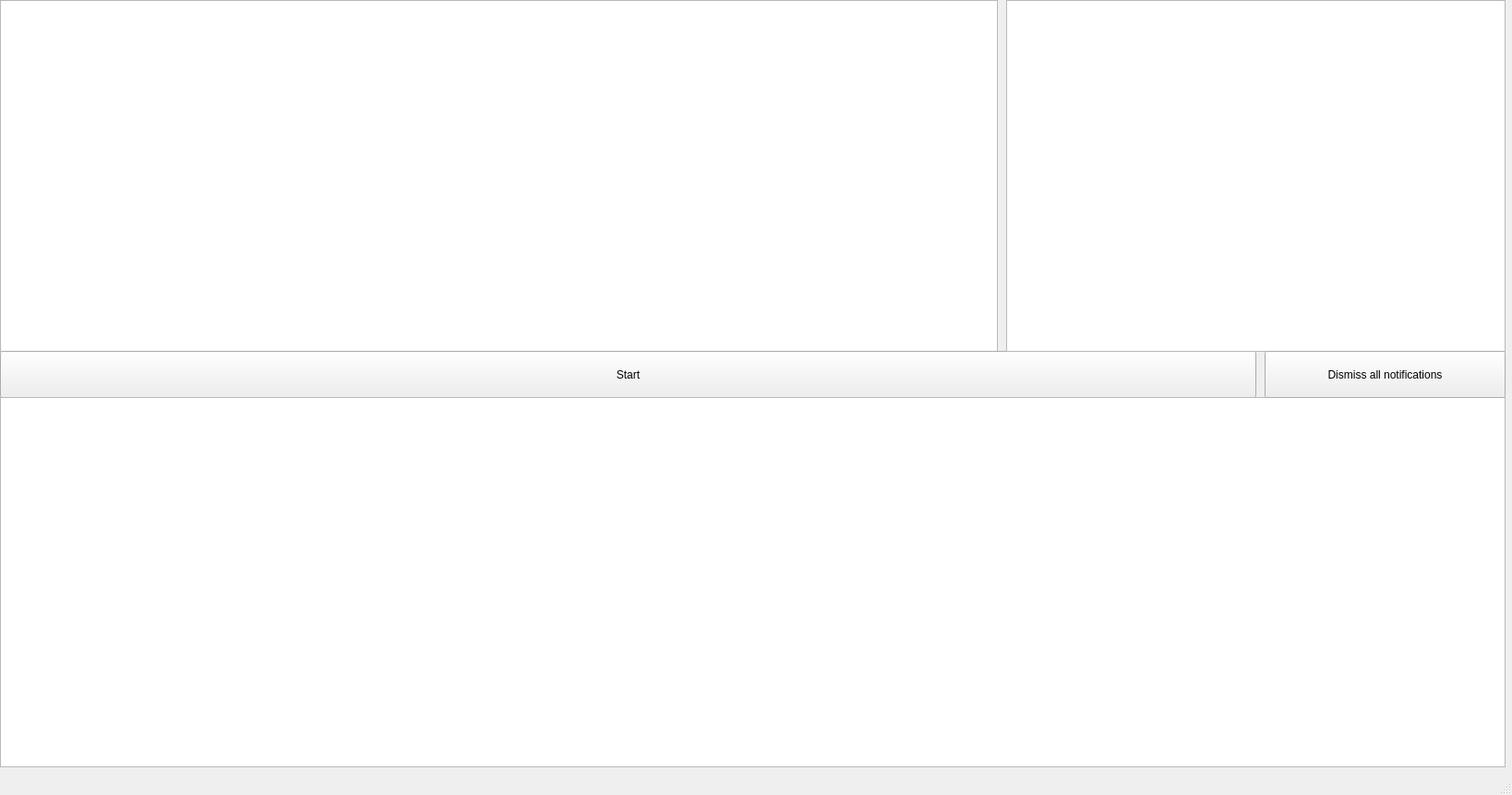
<?xml version="1.0" encoding="UTF-8"?>
<ui version="4.0">
 <class>MainWindow</class>
 <widget class="QMainWindow" name="MainWindow">
  <property name="geometry">
   <rect>
    <x>0</x>
    <y>0</y>
    <width>1638</width>
    <height>861</height>
   </rect>
  </property>
  <property name="windowTitle">
   <string>MainWindow</string>
  </property>
  <widget class="QWidget" name="centralwidget">
   <widget class="QPlainTextEdit" name="inputbox">
    <property name="geometry">
     <rect>
      <x>0</x>
      <y>0</y>
      <width>1081</width>
      <height>381</height>
     </rect>
    </property>
   </widget>
   <widget class="QPushButton" name="startbutton">
    <property name="geometry">
     <rect>
      <x>0</x>
      <y>380</y>
      <width>1361</width>
      <height>51</height>
     </rect>
    </property>
    <property name="styleSheet">
     <string notr="true">font: 75 12pt &quot;MS Shell Dlg 2&quot;;</string>
    </property>
    <property name="text">
     <string>Start</string>
    </property>
   </widget>
   <widget class="QTextBrowser" name="outputbox">
    <property name="geometry">
     <rect>
      <x>0</x>
      <y>430</y>
      <width>1631</width>
      <height>401</height>
     </rect>
    </property>
   </widget>
   <widget class="QTextBrowser" name="notificationbox">
    <property name="geometry">
     <rect>
      <x>1090</x>
      <y>0</y>
      <width>541</width>
      <height>381</height>
     </rect>
    </property>
   </widget>
   <widget class="QPushButton" name="dismissbutton">
    <property name="geometry">
     <rect>
      <x>1370</x>
      <y>380</y>
      <width>261</width>
      <height>51</height>
     </rect>
    </property>
    <property name="styleSheet">
     <string notr="true">font: 12pt &quot;MS Shell Dlg 2&quot;;</string>
    </property>
    <property name="text">
     <string>Dismiss all notifications</string>
    </property>
   </widget>
  </widget>
  <widget class="QStatusBar" name="statusbar"/>
 </widget>
 <resources/>
 <connections/>
</ui>
